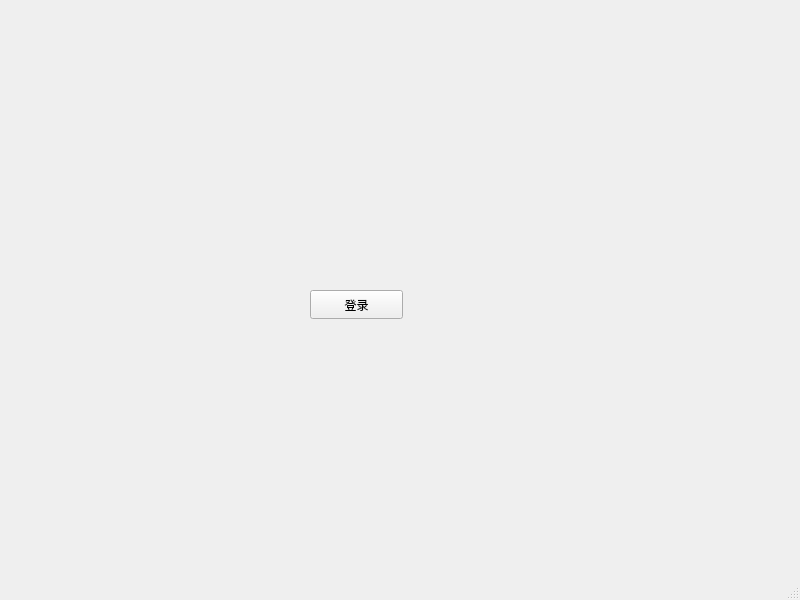
<?xml version="1.0" encoding="UTF-8"?>
<ui version="4.0">
 <class>signin</class>
 <widget class="QMainWindow" name="signin">
  <property name="geometry">
   <rect>
    <x>0</x>
    <y>0</y>
    <width>800</width>
    <height>600</height>
   </rect>
  </property>
  <property name="windowTitle">
   <string>MainWindow</string>
  </property>
  <widget class="QWidget" name="centralwidget">
   <widget class="QPushButton" name="pushButton">
    <property name="geometry">
     <rect>
      <x>310</x>
      <y>290</y>
      <width>93</width>
      <height>29</height>
     </rect>
    </property>
    <property name="text">
     <string>登录</string>
    </property>
   </widget>
  </widget>
  <widget class="QMenuBar" name="menubar">
   <property name="geometry">
    <rect>
     <x>0</x>
     <y>0</y>
     <width>800</width>
     <height>26</height>
    </rect>
   </property>
  </widget>
  <widget class="QStatusBar" name="statusbar"/>
 </widget>
 <resources/>
 <connections/>
</ui>
